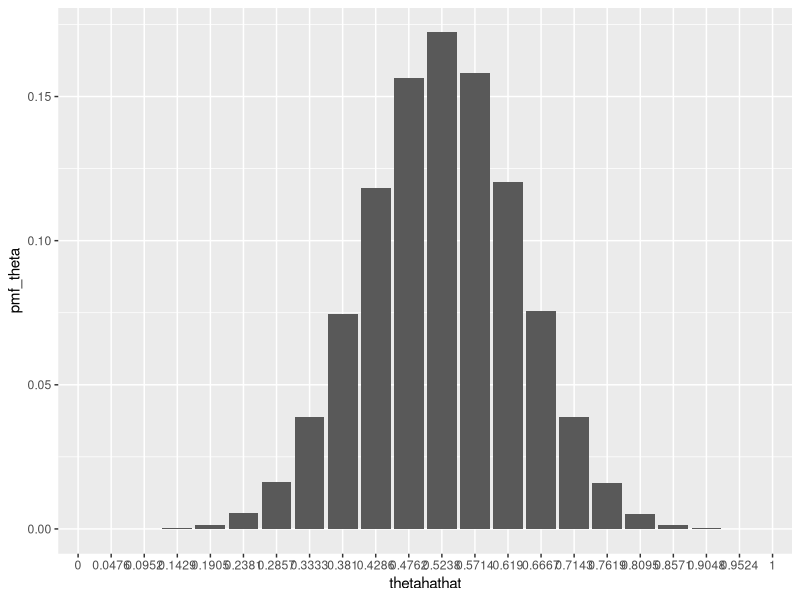

Write the R code that produced this figure.
library(ggplot2)

n = 21
theta = .524
pmf_theta = dbinom(0 : n, n, theta)
cbind(0 : 21, pmf_theta)

ggplot(data.frame(thetahathat = as.factor(round((0 : n) / n, 4)), pmf_theta = pmf_theta)) + 
  geom_bar(aes(x = thetahathat, y = pmf_theta), stat = "identity")
